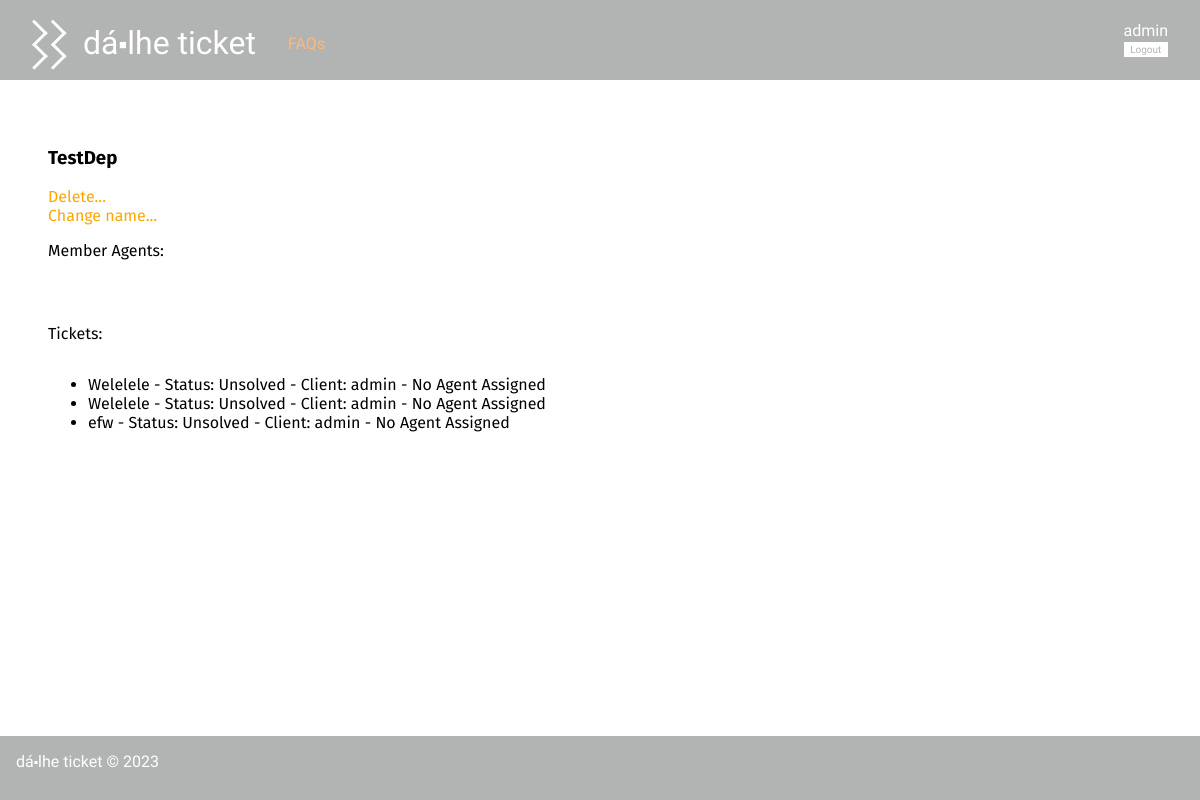
Page /pages/departmentDetails.php?name=TestDep (signed in) on the committed database.
### tables this page shows
CREATE TABLE Department(
   name varchar(20) primary key
);

CREATE TABLE Ticket(
   id integer primary key autoincrement,
   title varchar(60) not null,
   client varchar(20) not null,
   agent varchar(20),
   status varchar(10) not null,
   department varchar(20),
   foreign key (client) references User(username),
   foreign key (agent) references User(username),
   foreign key (department) references Department(name)
);

### pages/departmentDetails.php (called while the page is built, shortened)
<?php
    require_once(__DIR__ . '/../templates/common.tpl.php');
    require_once(__DIR__ . '/../templates/departmentDetails.tpl.php');
    require_once(__DIR__ . '/../utils/session.php');
    require_once(__DIR__ . '/../database/connection.db.php');
    require_once(__DIR__ . '/../database/department.class.php');
    $session = new Session();
    $db = getDatabaseConnection();
    $department = Department::getDepartmentByName($db, $_GET['name']);
    drawHeader();
    drawDepartment($department);
    drawFooter();
?>

### database/department.class.php (called while the page is built, shortened)
<?php
  require_once(__DIR__ . '/../database/ticket.class.php');
  class Department{
    public function __construct(string $name){
      $this->name = $name;
    }
    static public function getDepartmentByName(PDO $db, string $name) : Department {
      $stmt = $db->prepare('SELECT * FROM Department WHERE name = ?');
      $stmt->execute(array($name));
      $query = $stmt->fetchAll()[0];
      return new Department($query['name']);
    }
  }
?>

### utils/session.php (called while the page is built, shortened)
<?php
  class Session {
    public function isLoggedIn() : bool {
      return isset($_SESSION['id']);
    }
    public function getName() : ?string {
      return isset($_SESSION['name']) ? $_SESSION['name'] : null;
    }
  }
?>

### database/ticket.class.php (called while the page is built, shortened)
<?php
    class Ticket {
        public function __construct(int $id, string $title, string $client, ?string $agent, string $status, string $department) {
            $this->id = $id;
            $this->title = $title;
            $this->client = $client;
            $this->agent = $agent;
            $this->status = $status;
        }
        static public function getAllTicketsInDepartment(PDO $db, string $name) : array {
            $stmt = $db->prepare("
                SELECT id, title, client, agent, status, department
                FROM Ticket
                WHERE department = ?
            ");
            $stmt->execute(array($name));
            $tickets = array();
            while($ticket = $stmt->fetch()){
                $tickets[] = new Ticket(
                $ticket['id'],
                $ticket['title'],
                $ticket['client'],
                $ticket['agent'],
                $ticket['status'],
                $ticket['department']
                );
            }
            return $tickets;
        }
    }
?>

### templates/departmentDetails.tpl.php (the view, shortened to what this page needs)
<?php
require_once(__DIR__ . '/../database/department.class.php');
require_once(__DIR__ . '/../database/ticket.class.php');
require_once(__DIR__ . '/../database/connection.db.php');
function drawDepartment(Department $department) : void {
        global $session, $db;
?>
    <h3 class="name"><?= $department->name ?></h3>
    <div class="dep_options">
        <a href="../actions/action_delete_department.php?name=<?= $department->name ?>">Delete...</a>
        <br>
        <a href="../pages/change_department_name.php?name=<?= $department->name ?>">Change name...</a>
    </div>
    <p> Member Agents: </p>
    <p> Tickets: </p>
    <ul class="ticket_list">
<?php
    foreach (Ticket::getAllTicketsInDepartment($db, $department->name) as $ticket) {
?>
    <li>
        <a href="../pages/ticket.php?id=<?= $ticket->id ?>"><?= $ticket->title ?>
        - Status: <?= $ticket->status ?>
        - Client: <?= $ticket->client ?>
        <?php if($ticket->agent != null) { ?>
        - Assigned to: <?= $ticket->agent ?></a>
        <?php } else {?>
        - No Agent Assigned</a>
        <?php } ?>
    </li>
<?php
    }
?>
    </ul>
<?php
    }
?>

### templates/common.tpl.php (shortened to what this page needs)
<?php
  $name = 'Dá⬝lhe Ticket';
  require_once(__DIR__ . '/../utils/session.php');
  $session = new Session();
?>
<?php function drawHeader(bool $is_index = false) {
  global $session; ?>
<!DOCTYPE html>
<html lang="en-US">
  <head>
    <?php if($is_index){ ?>
      <link rel="stylesheet" href="../css/index.css">
      <link rel="stylesheet" href="../css/animation.css">
      <script src="../js/animation.js" defer></script>
      <script src="../js/ajax"></script>
    <?php } else { ?>
      <link rel="stylesheet" href="../css/style.css">
      <link rel="stylesheet" href="../css/header.css">
    <?php } ?>
  </head>
  <body>
    <header>
      <h1 class="hidden"><a href="/"><?php global $name; echo $name; ?></a></h1>
      <section class="header_options hidden">
        <a href="../pages/faqs.php" class="faqs">FAQs</a>
      </section>
      <section class="header_login hidden">
        <?php
          if ($session->isLoggedIn()) {
            drawLogoutForm($session);
          } else {
            drawLoginForm($session);
          } ?>
      </section>
    </header>
    <main>
<?php } ?>
<?php function drawFooter() { ?>
    </main>
    <footer class="hidden">
      <?php global $name; echo $name; ?> &copy; 2023
    </footer>
  </body>
</html>
<?php } ?>
<?php function drawLogoutForm(Session $session) { ?>
  <form action="../actions/action_logout.php" method="post" class="logout hidden">
    <a href="../pages/profile.php?username=<?=$session->getName()?>"><?=$session->getName()?></a>
    <button type="submit">Logout</button>
  </form>
<?php } ?>

### css/style.css (style rules this page uses)
body { font-family: 'Allerta Stencil', sans-serif; margin: 0; padding: 0; display: grid; grid-template-columns: auto; grid-template-rows: 5em auto 4em; grid-template-areas: "header" "main" "footer"; min-height: 100vh; background-color: #b2b3b3; }
header:first-of-type { grid-area: header; }
footer:last-of-type { max-height: 5em; color: #ffffff; background-color: #b2b3b3; grid-area: footer; padding: 1em; }
main { font-family: 'Fira Sans', sans-serif; display: grid; justify-content: start; align-content: start; grid-area: main; background-color: #ffffff; padding: 3em; }
footer { text-transform: lowercase; }
form * { display: block; }
a { text-decoration: none; color: orange; }
button { background-color: #b2b3b3; color: #ffffff; border: none; border-radius: 0.5em; padding: 0.5em; font-size: 1em; font-weight: 100; cursor: pointer; margin: 1em 0; }
p { overflow-wrap: break-word; }
.ticket_list a { color: black; text-decoration: none; }

### css/header.css (style rules this page uses)
header:first-of-type { display: grid; place-items: center; justify-items: center; align-items: center; background-color: #b2b3b3; color: #ffffff; grid-template-columns: 18rem auto 5rem; grid-template-rows: auto; grid-template-areas: "logo options login"; }
header:first-of-type * { padding: 0; margin: 0; }
header:first-of-type a { text-decoration: none; color: #ffffff; padding: 0; margin: 0; }
header:first-of-type h1 { grid-area: logo; text-transform: lowercase; padding-bottom: 1rem; font-weight: 100; }
header:first-of-type h1 a { margin-left: 1rem; margin-bottom: 10rem; }
header:first-of-type h1:before { content: url("../img/riscas.png"); position:relative; z-index:100000; top:0.5em; }
header:first-of-type .header_options { grid-area: options; justify-self: start; align-self: center; padding-top: 0.4rem; color: #ef7f1a; }
header:first-of-type .header_options a { color: #fdb87b; }
header:first-of-type .header_login { grid-area: login; display: grid; justify-self: end; align-self: center; padding-right: 2em; }
header:first-of-type .logout { display: grid; grid-template-columns: auto; grid-template-rows: auto auto; grid-template-areas: "username" "logout"; justify-items: start; align-items: center; }
header:first-of-type .logout a { grid-area: username; }
header:first-of-type .logout button { grid-area: logout; justify-self: stretch; align-self: stretch; font-size: x-small; }
header:first-of-type button { background-color: #ffffff; color: #b2b3b3; padding: 0.2em; margin: 0.2em 0; border-radius: 0; font-family: 'Allerta Stencil', sans-serif; transition: color, 0.5s; }

### rows in the picture
department: name "TestDep"
ticket: title "Welelele", status "Unsolved", client "admin", shows "- No Agent Assigned"
ticket: title "Welelele", status "Unsolved", client "admin", shows "- No Agent Assigned"
ticket: title "efw", status "Unsolved", client "admin", shows "- No Agent Assigned"

### other values in the picture
$name "dá⬝lhe ticket"
$session->getName() "admin"
